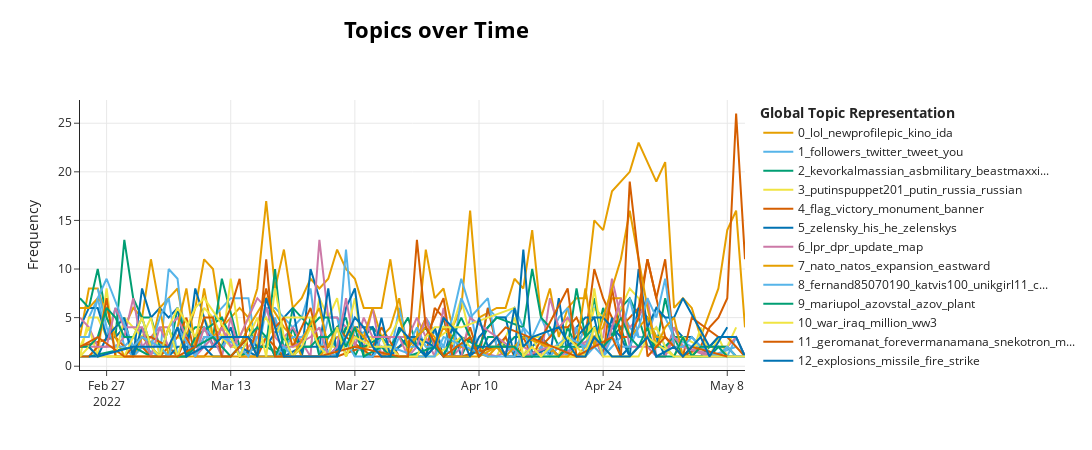

Here is the notebook cell this chart was saved with:
### Code cell
# Visualizing the evolution of topics in Russian tweets over time
dtm_bert_r.visualize_topics_over_time(topics_over_time_r, top_n_topics= 10)
